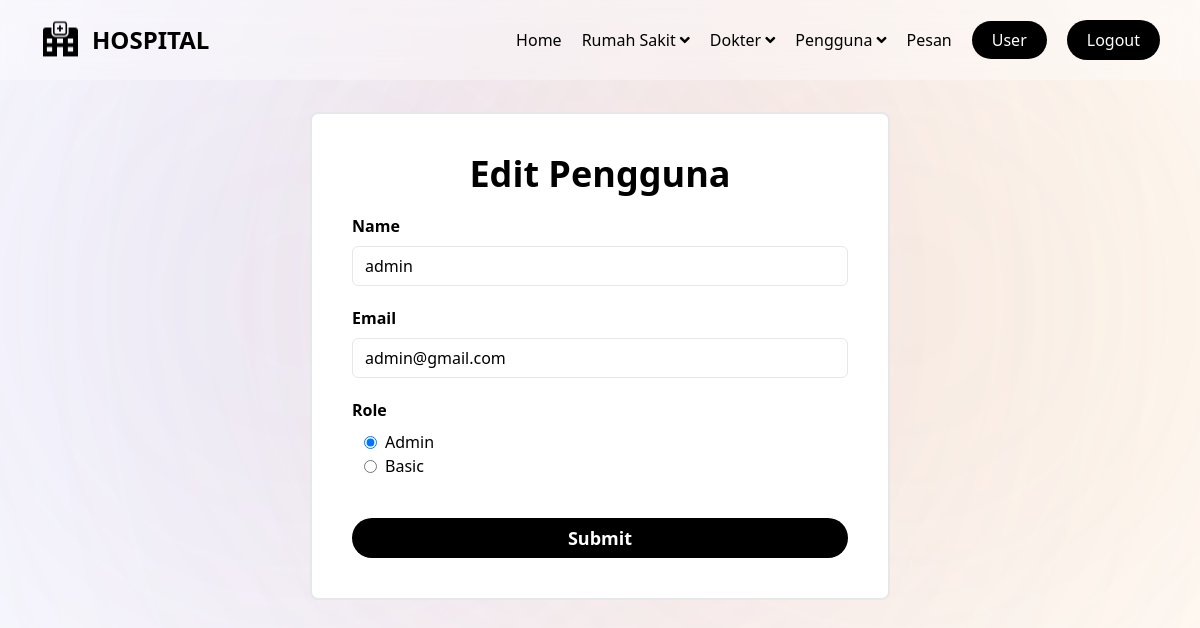
Screenshot of /admin/user_edit.php?user_id=16 (signed in) with the database file from the repository.
### tables this page shows
CREATE TABLE `user` (
    `user_id` int NOT NULL AUTO_INCREMENT,
    `full_name` varchar(30),
    `email` varchar(30),
    `password` varchar(30),
    `role` enum('admin', 'basic'),
    `created_at` datetime DEFAULT CURRENT_TIMESTAMP,
    `updated_at` datetime DEFAULT CURRENT_TIMESTAMP,
    PRIMARY KEY (`user_id`)
);

### models/User.php (called while the page is built, shortened)
<?php
class User
{
    private $conn;
    public function __construct($conn)
    {
        $this->conn = $conn;
    }
    private function exec($query)
    {
        return $this->conn->query($query);
    }
    function getUserDetail($userId)
    {
        $query = "SELECT * FROM user WHERE user_id = '$userId' LIMIT 1;";
        return $this->exec($query);
    }
}

### admin/user_edit.php (the view, shortened to what this page needs)
<?php
include('header_admin.php');
require_once('../models/User.php');
$userId = $_GET['user_id'] ?? 0;
$user = new User($conn);
$result = $user->getUserDetail($userId);
if (mysqli_num_rows($result) > 0) {
    $userData = $result->fetch_assoc();
    $fullName = $userData['full_name'];
    $email = $userData['email'];
    $role = $userData['role'];
} else {
    header("Location: user_list.php");
    exit;
}
?>
<div class="flex justify-center items-center pt-28 mb-10 w-full px-5">
    <form class="flex flex-col items-center gap-5 sm:w-1/2 h-auto p-10 bg-white rounded-lg border-2" method="post">
        <h2 class="text-4xl font-bold">Edit Pengguna</h2>
        <div class="flex flex-col gap-2 w-full">
            <label for="fullName" class="font-bold">Name</label>
            <input class="border h-10 px-3 rounded-md" type="text" id="fullName" name="fullName" placeholder="Masukkan nama lengkap" value="<?= $fullName ?>" required>
        </div>
        <div class=" flex flex-col gap-2 w-full">
            <label for="email" class="font-bold">Email</label>
            <input class="border h-10 px-3 rounded-md" type="text" id="email" name="email" placeholder="Masukkan email" value="<?= $email ?>" required>
        </div>
        <div class="flex flex-col gap-2 w-full">
            <label for="role" class="font-bold">Role</label>
            <div class="flex flex-col h-auto px-3 rounded-md">
                <div class="flex items-center">
                    <input type="radio" id="admin" name="role" class="mr-2" value="admin" <?php echo ($role == 'admin') ? 'checked' : ''; ?> required />
                    <label for="admin">Admin</label>
                </div>
                <div class="flex items-center">
                    <input type="radio" id="basic" name="role" class="mr-2" value="basic" <?php echo ($role == 'basic') ? 'checked' : ''; ?> required />
                    <label for="basic">Basic</label>
                </div>
            </div>
        </div>
        <button class="flex justify-center items-center font-bold
                 text-lg text-white bg-black rounded-full w-full h-10 mt-5" type="submit" name="submit" value="submit">Submit</button>
    </form>
</div>
<?php include('footer_admin.php') ?>

### rows the page displays
user: fullName "admin", email "admin@gmail.com", role "☑ Admin", role "☐ Basic"
